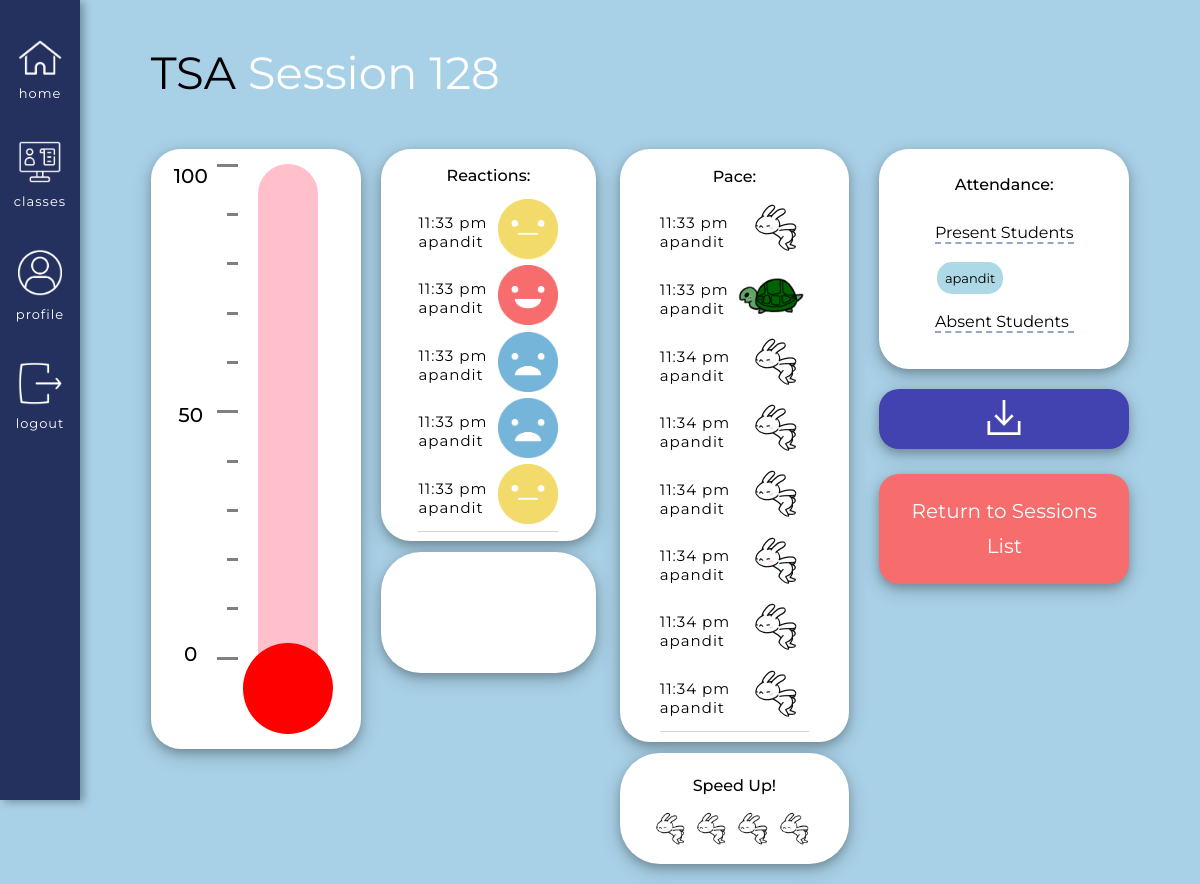
/classes/course/40/previous_session_data/128 (signed in), run on the app's committed database.
### app/models.py (models this page shows, shortened)
class Courses(db.Model):
    id = db.Column(db.Integer, primary_key=True) # Always need ID
    course_name = db.Column(db.String(140), index=False, unique=False) # Not indexable or unique bc many people can have the same course
    code = db.Column(db.Integer, index=True, unique=True) # Indexable to link it back to the course name
    timestamp = db.Column(db.DateTime, index=True, default=datetime.utcnow) # Timestamp
    status = db.Column(db.Integer, index=False, unique=False, default=0) # 0 means the class is inactive, 1 is active
    teacher_id = db.Column(db.Integer, db.ForeignKey('user.id'))  # Taking the user ID from the user model, using backref of teacher will show you the actual teacher
    icon = db.Column(db.String(220), index=False, unique=False, default="/static/images/classes_books.png") # Icon option, turtle gif is set as the default
    color = db.Column(db.Integer, index=False, unique=False, default=0) # Adding the option to decide the color of the class
    signups = db.relationship('Signups', backref='course_id', lazy='dynamic') # This will show all the student signups for this course
    reactions = db.relationship('Reactions', backref='course_actual', lazy='dynamic') # This will show all the reactions for this course
    session = db.relationship('Session', backref='session_course_id', lazy='dynamic') # This will show you all the sessions of the course
    forms = db.relationship('Prompts', backref='course_form', lazy='dynamic') # This will show you all of the forms of the course
    responses = db.relationship('Responses', backref='course_response', lazy='dynamic') # This will show you all of the responses of the course

class Reactions(db.Model): # A base class for all models from Flask SQLAlchemy
    id = db.Column(db.Integer, primary_key=True) # every new database should have an ID so it knows how to organize the info passed in
    user_id = db.Column(db.Integer, db.ForeignKey('user.id')) # Taking the user ID from the user model, using the backref of reactor will show you the actual user
    reactions = db.Column(db.Integer, index=False, unique=False) # Creating a new column in the database for emotions. Not unique and not indexable
    reactions_course_id = db.Column(db.Integer, db.ForeignKey('courses.id')) # Using backref of course_actual will show you the actual course
    session_id = db.Column(db.Integer, db.ForeignKey('session.id')) # Using backref actual_session of will show you the actual session, e.g. <Session>
    timestamp = db.Column(db.DateTime, index=True, default=datetime.utcnow) # Timestamp

class User(UserMixin, db.Model):
    id = db.Column(db.Integer, primary_key=True)
    username = db.Column(db.String(64), index=True, unique=True) # adding columns to the database
    email = db.Column(db.String(120), index=True, unique=True)
    password_hash = db.Column(db.String(128))
    role = db.Column(db.Integer, index=False, unique=False) # 0 is Teacher, 1 is Student
    about_me = db.Column(db.String(140))
    last_seen = db.Column(db.DateTime, default=datetime.utcnow)
    posts = db.relationship('Post', backref='author', lazy='dynamic') # First part is calling it from the Post model, secret field is the backref (author)
    reactions = db.relationship('Reactions', backref='reactor', lazy='dynamic') # This will show all the reactions that this user has made
    teaches = db.relationship('Courses', backref='teacher', lazy='dynamic') # This will show all the courses that the user teaches
    signups = db.relationship('Signups', backref='student', lazy='dynamic') # This will show all of the signups of that user
    responses = db.relationship('Responses', backref='student_responder', lazy='dynamic') # This will show all the responses of that user
    prompts = db.relationship('Prompts', backref='teacher_prompter', lazy='dynamic') # This will show all forms of that teacher

### app/routes.py (the view)
@app.route('/classes/course/<course_id>/previous_session_data/<session_id>')
@login_required
def previous_session_data(course_id, session_id):
    teacher_id = Courses.query.get(course_id).teacher_id
    if current_user.id != teacher_id:
        return unauthorized_access()
    session = Session.query.get(session_id)
    course = session.session_course_id # This gives you the actual course
    course_id = session.course_id # This will give you the course id
    signups = Signups.query.filter_by(course=course_id).all() # List of students that are in this specific course
    reactions_specific = Reactions.query.filter_by(session_id=session_id).filter(Reactions.reactions<5).all() # List of reactions that happened in this specific course, specific session
    speeds_specific = Reactions.query.filter_by(session_id=session_id).filter(Reactions.reactions>5).all() # Speeds filtered out by the course ID and by the reaction number
    present_set = set()
    absent_set = set()
    for r in reactions_specific:
        if (r.reactor.role == 1): # If the reactor is a student
            present_set.add(r.reactor.username) # Then add to the present list
    for signup in signups: # Going through the list of signups
        if (signup.student.username not in present_set and signup.student.role == 1):
            absent_set.add(signup.student.username)
    speed_filtered = Reactions.query.filter_by(session_id=session_id).filter(Reactions.reactions>5).all() # Speeds filtered out by the session ID and by the reaction number
    faster = 0
    slower = 0
    speed_number = 0
    calculated_number = 0
    for s in speed_filtered:
        if s.reactions == 6: # Faster request
            faster += 1
        else: # Slower request
            slower += 1
    total = slower + faster
    if total != 0:
        calculated_number = (faster/total) * 100
    if calculated_number >= 91:
        speed_number = 10
    elif calculated_number >= 81:
        speed_number = 9
    elif calculated_number >= 71:
        speed_number = 8
    elif calculated_number >= 61:
        speed_number = 7
    elif calculated_number >= 51:
        speed_number = 6
    elif calculated_number >= 41:
        speed_number = 0 # Nothing will be shown at this point
    elif calculated_number >= 31:
        speed_number = 1
    elif calculated_number >= 21:
        speed_number = 2
    elif calculated_number >= 11:
        speed_number = 3
    elif calculated_number >= 1: # Smaller the number is, the slower the class should be
        speed_number = 4
    else:
        speed_number = 5
        if total == 0: # No speeds have been selected yet
            speed_number = 0
    return render_template('previous_session_data.html', course=course,
                                        course_id=course_id,
                                        reactions_specific=reactions_specific,
                                        speeds_specific=speeds_specific,
                                        session=session,
                                        speed_number=speed_number,
                                        session_id=session_id,
                                        present_list=list(present_set),
                                        absent_list=list(absent_set),
                                        title=course.course_name + " Session " + session_id)

### app/templates/previous_session_data.html (shortened to what this page needs)
{% extends "base.html" %}
{% block head %}
    <link rel="stylesheet" href="{{ url_for('static', filename='css/student.css') }}">
    <link rel="stylesheet" href="{{ url_for('static', filename='css/previous_data.css') }}">
{% endblock %}
{% block content %}
<div class = "roomsBox">
    <div class = "titleHolder">
        <h1>{{ course.course_name }} <span class = "white">Session {{ session_id }}</span></h1>
    </div>
    <div class = "overallContainer">
        <div class = "overallThermoContainer">
            <div class = "numHolder">
                <div class = "numbers">
                    <div class = "num">
                        <p>100</p>
                    </div>
                    <div class = "num">
                        <p>50</p>
                    </div>
                    <div class = "num">
                        <p>0</p>
                    </div>
                </div>
            </div>
            <div class = "dashHolder">
                <div class = "dashes">
                    <div id = "long" class = "dash"></div>
                    <div class = "dash"></div>
                    <div class = "dash"></div>
                    <div class = "dash"></div>
                    <div class = "dash"></div>
                    <div id = "long" class = "dash"></div>
                    <div class = "dash"></div>
                    <div class = "dash"></div>
                    <div class = "dash"></div>
                    <div class = "dash"></div>
                    <div id = "long" class = "dash"></div>
                </div>
            </div>
            <div class = "tempVisual">
                <div class = "thermometer_shell">
                </div>
                <div class = "thermoCircle">
                </div>
            </div>
        </div>
        <div class = "reactionsHolder teacherVersion">
            {% if current_user.role == 0 %}
                <div class = "bigReactionBox">
                    <div class = "teacherReactionHolder">
                        <div class = "reactionResultsHolder">
                            <h2> Reactions: </h2>
                            <div id = "reactionResults">
                                <div class = "userReactionView">
                                    {% for r in reactions_specific %}
                                        {% if r.reactions == 0 %}
                                            <div class = "speedText">
                                                <p>{{ moment(r.timestamp).format('hh:mm a') }}</p>
                                                <p>{{ r.reactor.username }}</p>
                                            </div>
                                            <div>
                                                <img class = 'makeSmaller' src='../../../../static/images/Happy.png'>
                                            </div>
                                        {% elif r.reactions == 1 %}
                                            <div class = "speedText">
                                                <p>{{ moment(r.timestamp).format('hh:mm a') }}</p>
                                                <p>{{ r.reactor.username }}</p>
                                            </div>
                                            <div>
                                                <img class = 'makeSmaller' src='../../../../static/images/Meh.png'>
                                            </div>
                                        {% else %}
                                            <div class = "speedText">
                                                <p>{{ moment(r.timestamp).format('hh:mm a') }}</p>
                                                <p>{{ r.reactor.username }}</p>
                                            </div>
                                            <div>
                                                <img class = 'makeSmaller' src='../../../../static/images/Sad.png'>
                                            </div>
                                        {% endif %}
                                    {% endfor %}
                                </div>
                            </div>
                        </div>
                        <div class = "vibeHolder teacherVibe">
                            <div id = "room_vibe" class = "teacherVibeInside">
                            </div>
                        </div>
                    </div>
                    <div class = "speedHolder">
                        <div class = "paceBox">
                            <h2> Pace: </h2>
                            <div id = "speedResults">
                                <div class = "userReactionView">
                                    {% for s in speeds_specific %}
                                            {% if s.reactions == 6 %}
                                            <div class = "speedText">
                                                <p>{{ moment(s.timestamp).format('hh:mm a') }}</p>
                                                <p>{{ s.reactor.username }}</p>
                                            </div>
                                            <div>
                                                <img class = 'makeSmaller' src='../../../../static/images/Bunny.gif'>
                                            </div>
                                            {% else %}
                                                <div class = "speedText">
                                                    <p>{{ moment( s.timestamp).format('hh:mm a') }}</p>
                                                    <p>{{ s.reactor.username }}</p>
                                                </div>
                                                <div>
                                                    <img class = 'makeSmaller' src='../../../../static/images/Turtle.gif'>
                                                </div>
                                            {% endif %}
                                    {% endfor %}
                                </div>
                            </div>
                        </div>
                        <div id = "visualHolder" class = "teacherVisualHolder">
                            <div id = "paceTitle">
                                {% if speed_number > 5 %}
                                    <h2>Speed Up!</h2>
                                    <div class = "speedLine">
                                    {% for i in range(speed_number - 5) %}
                                        <div class = "visual_fast teacherSpeed">
                                            <img class = "turtle display" src = "{{ url_for('static', filename='images/Bunny.gif') }}">
                                        </div>
                                    {% endfor %}
                                    </div>
                                {% elif speed_number == 0 %}
                                    <h2>Good Pace!</h2>
                                    <img class = "makeSmaller" src = "{{ url_for('static', filename='images/GoodPace.gif') }}">
                                {% endif %}
                            </div>
                        </div>
                    </div>
                </div>
            {% endif %}
        </div>
        {% if current_user.role == 0 %}
        <div class = "attendanceBox">
            <div class = "attendanceSection">
                <h2>Attendance: </h2>
                <div id = "attendance">
                    <div id = "inside">
                        <h3>Present Students</h3>
                        <div id = "present">
                            {% for p in present_list %}
                                <p>{{ p }}</p>
                            {% endfor %}
                        </div>
                        <h3>Absent Students</h3>
                    </div>
                </div>
            </div>
            <div class = "openReportSection">
                <button title="Download a Report for this Session" id="openReport" type="button" onclick="redirectToDownloadPage( {{ session_id }})">
                    <img id="downloadImg" src="{{ url_for('static', filename='images/download.svg') }}" alt="Download Report">
                </button>
            </div>
            <div class = "endSection">
                <div class="endForm">
                    <a href ="/classes/course/{{ course_id }}/previous_session_list" class="endSessionButton">Return to Sessions List</a>
                </div>
            </div>
        </div>
        {% endif %}
    </div>
</div>
{% endblock %}

### data on the page
Courses: course_name "TSA"
Reactions: timestamp "11:33 pm", reactor.username "apandit", reactions 1 (drawn)
Reactions: timestamp "11:33 pm", reactor.username "apandit", reactions 0 (drawn)
Reactions: timestamp "11:33 pm", reactor.username "apandit"
Reactions: timestamp "11:33 pm", reactor.username "apandit"
Reactions: timestamp "11:33 pm", reactor.username "apandit", reactions 1 (drawn)
Reactions: timestamp "11:33 pm", reactor.username "apandit", reactions 6 (drawn)
Reactions: timestamp "11:33 pm", reactor.username "apandit"
Reactions: timestamp "11:34 pm", reactor.username "apandit", reactions 6 (drawn)
Reactions: timestamp "11:34 pm", reactor.username "apandit", reactions 6 (drawn)
Reactions: timestamp "11:34 pm", reactor.username "apandit", reactions 6 (drawn)
Reactions: timestamp "11:34 pm", reactor.username "apandit", reactions 6 (drawn)
Reactions: timestamp "11:34 pm", reactor.username "apandit", reactions 6 (drawn)
Reactions: timestamp "11:34 pm", reactor.username "apandit", reactions 6 (drawn)
User: username "apandit"

### other printed values
{{ session_id }} "128"
